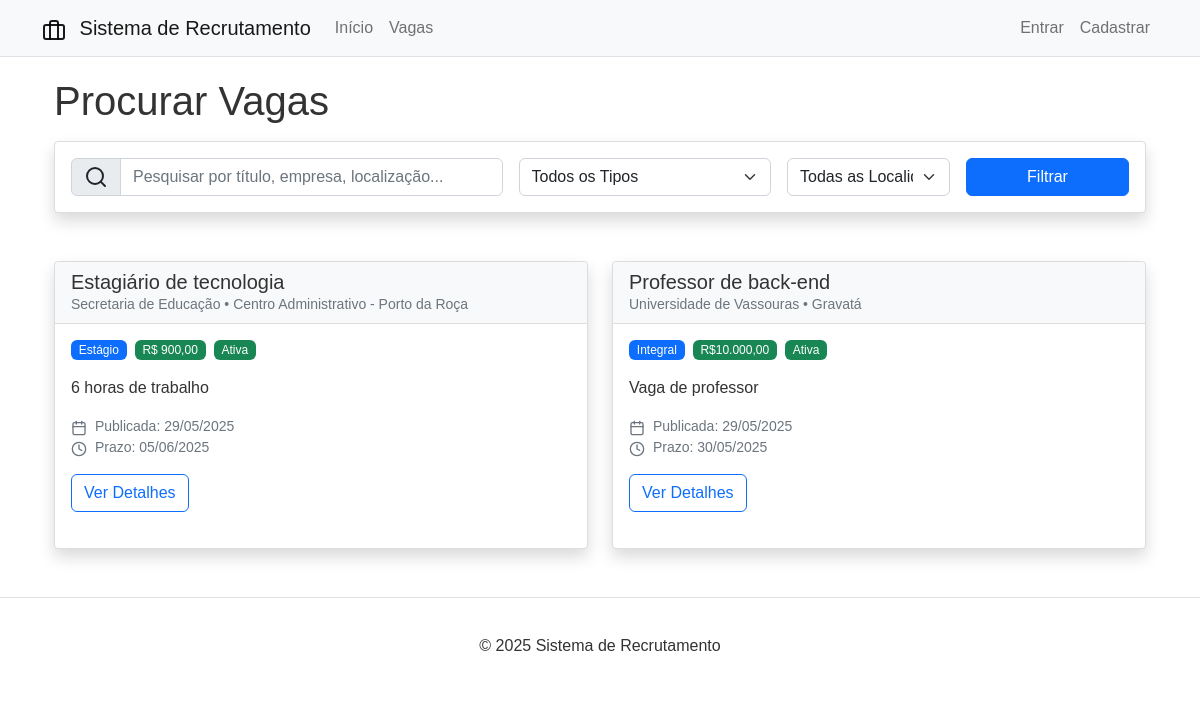
Screenshot of /jobs/ with the database file from the repository.
### jobs/models.py (models this page shows, shortened)
class Job(models.Model):
    title = models.CharField(max_length=100)
    company = models.CharField(max_length=100)
    location = models.CharField(max_length=100)
    description = models.TextField()
    requirements = models.TextField()
    salary_range = models.CharField(max_length=100, blank=True, null=True)
    job_type = models.CharField(max_length=50, choices=[
        ('FULL_TIME', 'Integral'),
        ('PART_TIME', 'Parcial'),
        ('CONTRACT', 'Contrato'),
        ('INTERNSHIP', 'Estágio'),
    ])
    recruiter = models.ForeignKey(CustomUser, on_delete=models.CASCADE, related_name='posted_jobs')
    created_at = models.DateTimeField(auto_now_add=True)
    updated_at = models.DateTimeField(auto_now=True)
    deadline = models.DateTimeField(default=timezone.now)
    is_active = models.BooleanField(default=True)
    class Meta:
        ordering = ['-created_at']

### jobs/views.py (the view, shortened to what this page needs)
# urls.py: path('', views.JobListView.as_view(), name='job_list'),
class JobListView(ListView):
    model = Job
    template_name = 'jobs/job_list.html'
    context_object_name = 'jobs'
    paginate_by = 10
    def get_queryset(self):
        queryset = Job.objects.filter(is_active=True)
        search_query = self.request.GET.get('search', '')
        job_type = self.request.GET.get('job_type', '')
        if job_type:
            queryset = queryset.filter(job_type=job_type)
        location = self.request.GET.get('location', '')
        if location:
            queryset = queryset.filter(location__icontains=location)
        return queryset
    def get_context_data(self, **kwargs):
        context = super().get_context_data(**kwargs)
        context['search_query'] = self.request.GET.get('search', '')
        context['job_type_filter'] = self.request.GET.get('job_type', '')
        context['location_filter'] = self.request.GET.get('location', '')
        context['locations'] = Job.objects.filter(is_active=True).values_list('location', flat=True).distinct()
        if self.request.user.is_authenticated and self.request.user.is_candidate():
            applied_jobs = set(Application.objects.filter(
                candidate=self.request.user
            ).values_list('job_id', flat=True))
            context['applied_jobs'] = applied_jobs
        return context

### templates/jobs/job_list.html (shortened to what this page needs)
{% extends 'base.html' %}
{% block content %}
<div class="container">
    <div class="row mb-4">
        <div class="col-md-12">
            <h1 class="mb-3">
                {% if is_my_jobs %}
                    {{ title }}
                {% else %}
                    Procurar Vagas
                {% endif %}
            </h1>
            {% if not is_my_jobs %}
                <div class="card shadow mb-4">
                    <div class="card-body">
                        <form method="GET" action="{% url 'job_list' %}" class="row g-3">
                            <div class="col-md-5">
                                <div class="input-group">
                                    <span class="input-group-text"><i data-feather="search"></i></span>
                                    <input type="text" class="form-control" name="search"
                                           placeholder="Pesquisar por título, empresa, localização..."
                                           value="{{ search_query }}">
                                </div>
                            </div>
                            <div class="col-md-3">
                                <select name="job_type" class="form-select">
                                    <option value="">Todos os Tipos</option>
                                </select>
                            </div>
                            <div class="col-md-2">
                                <select name="location" class="form-select">
                                    <option value="">Todas as Localidades</option>
                                </select>
                            </div>
                            <div class="col-md-2">
                                <button type="submit" class="btn btn-primary w-100">Filtrar</button>
                            </div>
                        </form>
                    </div>
                </div>
            {% elif user.is_recruiter %}
                <div class="mb-3">
                    <a href="{% url 'job_create' %}" class="btn btn-primary">
                        <i data-feather="plus" class="me-1"></i> Publicar Nova Vaga
                    </a>
                </div>
            {% endif %}
        </div>
    </div>
    <div class="row">
        {% for job in jobs %}
            <div class="col-lg-6 mb-4">
                <div class="card shadow h-100">
                    <div class="card-header bg-light">
                        <h5 class="card-title mb-0">{{ job.title }}</h5>
                        <div class="small text-muted">{{ job.company }} • {{ job.location }}</div>
                    </div>
                    <div class="card-body">
                        <div class="d-flex mb-3">
                            <span class="badge bg-primary me-2">{{ job.get_job_type_display }}</span>
                            {% if job.salary_range %}
                                <span class="badge bg-success me-2">{{ job.salary_range }}</span>
                            {% endif %}
                            {% if job.is_active %}
                                <span class="badge bg-success me-2">Ativa</span>
                            {% else %}
                                <span class="badge bg-danger me-2">Inativa</span>
                            {% endif %}
                        </div>
                        <p class="card-text">{{ job.description|truncatewords:25 }}</p>
                        <div class="small text-muted mb-3">
                            <div><i data-feather="calendar" class="feather-small me-1"></i> Publicada: {{ job.created_at|date:"d/m/Y" }}</div>
                            <div><i data-feather="clock" class="feather-small me-1"></i> Prazo: {{ job.deadline|date:"d/m/Y" }}</div>
                        </div>
                        <div class="d-flex justify-content-between align-items-center">
                            <a href="{% url 'job_detail' job.id %}" class="btn btn-outline-primary">Ver Detalhes</a>
                        </div>
                    </div>
                </div>
            </div>
        {% endfor %}
    </div>
</div>
{% endblock %}

### static/css/styles.css (style rules this page uses)
body { font-family: Arial, sans-serif; color: #333; background-color: #fff; }
.feather { vertical-align: middle; }
.card { border-radius: 4px; margin-bottom: 20px; border: 1px solid #ddd; }
.card-header { background-color: #f8f9fa; border-bottom: 1px solid #ddd; }
.feather-small { width: 16px; height: 16px; }
.badge { font-weight: normal; }

### rows the page displays
Job: title "Estagiário de tecnologia", company "Secretaria de Educação", location "Centro Administrativo - Porto da Roça", job_type "Estágio", salary_range "R$ 900,00", is_active "Ativa", description "6 horas de trabalho", created_at "29/05/2025", deadline "05/06/2025"
Job: title "Professor de back-end", company "Universidade de Vassouras", location "Gravatá", job_type "Integral", salary_range "R$10.000,00", is_active "Ativa", description "Vaga de professor", created_at "29/05/2025", deadline "30/05/2025"
